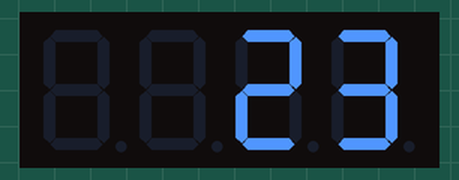
This sketch was run on a simulated Arduino Uno, built with avr-gcc and run on an emulated ATmega328P. On the bench: 4-digit seven-segment display.

Above: at 0.1 s.
At 2.1 s:
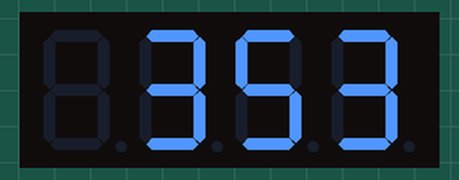
At 4.2 s:
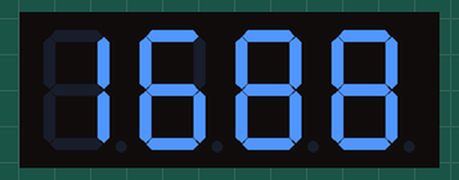

Measured:
- by itself, everything shown: repeats every 6.1 s, in 3 steps
- what the display in image 1 shows lasts 2.0 s, from 2.1 s to 4.1 s

The sketch:

Day.17.ino
```cpp
//included library
//

#include <Arduino.h>
#include <TM1637Display.h>

//------------------------------------------------------------------------------


//pin veriable
//

// Define the connections pins:
#define CLK 6
#define DIO 5

//------------------------------------------------------------------------------


//defined veriable
//

//------------------------------------------------------------------------------


//defined arrays
//


//------------------------------------------------------------------------------


//defined functions
//

#define TEST_DELAY 2000
TM1637Display display(CLK, DIO);

//------------------------------------------------------------------------------


//inital sketch setup
//

void setup() {
// Start serial monitor
  Serial.begin(9600);

}
//------------------------------------------------------------------------------


//main sketch loop
//

void loop() {

// Set display briughtness
  display.setBrightness(0x0f);
  uint8_t data[] = { 0x0, 0x0, 0x0, 0x0 };

// Show Segments
  display.setSegments(data);

// Display Number
  display.showNumberDec(23, false, 3, 1);

// Delay by TEST_DELAY ammount
  delay(TEST_DELAY);

// Show Segments
  display.setSegments(data);

// Display Number
display.showNumberDec(353, true, 3, 1);

// Delay by TEST_DELAY ammount
delay(TEST_DELAY);

// Show Segments
display.setSegments(data);

// Display Number
display.showNumberDec(1688, true, 4, 0);

// Delay by TEST_DELAY ammount
delay(TEST_DELAY);


// End of main sketch / loop delay
  delay(1);

}

//------------------------------------------------------------------------------
//------------------------------------------------------------------------------
```
